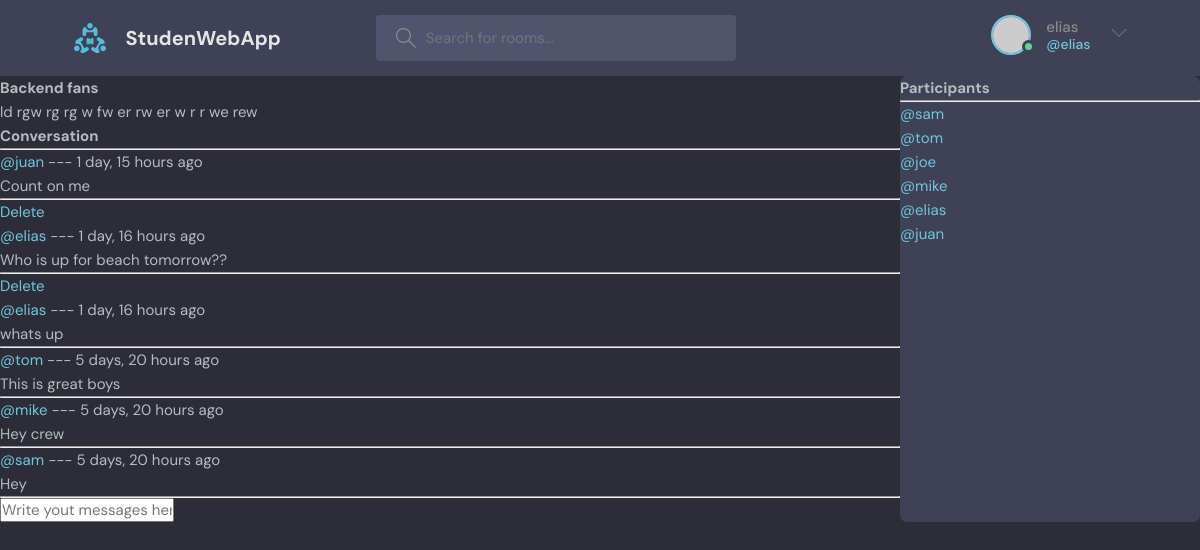
The page /room/4 (signed in) on the database its author committed.
### base/models.py (models this page shows, shortened)
class Room(models.Model):
    host = models.ForeignKey(User, on_delete=models.SET_NULL, null=True)
    topic = models.ForeignKey(Topic, on_delete=models.SET_NULL, null=True)
    name = models.CharField(max_length=200)
    description = models.TextField(null=True, blank=True)
    participants = models.ManyToManyField(User, related_name="participants", blank=True)
    updated = models.DateTimeField(auto_now=True)
    created = models.DateTimeField(auto_now_add=True)
    class Meta:
        ordering = ['-updated','-created']

class Message(models.Model):
    user = models.ForeignKey(User, on_delete=models.CASCADE)
    room = models.ForeignKey( Room, on_delete=models.CASCADE)
    body = models.TextField()
    updated = models.DateTimeField(auto_now=True)
    created = models.DateTimeField(auto_now_add=True)
    class Meta:
        ordering = ['-updated','-created']

### base/views.py (the view, shortened to what this page needs)
# urls.py: path('room/<str:pk>', views.room, name="room"),
def room(request, pk):
    room = Room.objects.get(id=pk)
    room_messages = room.message_set.all().order_by('-created')
    participants = room.participants.all()
    context = {"room":room, "room_messages": room_messages, "participants": participants}
    return render(request, 'base/room.html', context)

### base/templates/base/room.html (shortened to what this page needs)
{% extends 'layout.html' %}
    {% block mainBlock %}
        <div class="room-container">
            <div class="conversation">
                <h1>{{ room.name }}</h1>
                <p>{{ room.description }}</p>
                <div class="comment-wrapper">
                    <h3>Conversation</h3>
                    <hr>
                    <div class="messages">
                        {% for message in room_messages %}
                            <div>
                                {% if request.user == message.user %}
                                    <a href="{% url 'delete-message' message.id %}">Delete</a>
                                    <br>
                                {% endif %}
                                <small> <a href="{% url 'user-profile' message.user.id %}">@{{ message.user }}</a>  ---  {{ message.created|timesince }} ago</small>
                                <p>{{ message.body }}</p>
                                <hr>
                            </div>
                        {% endfor %}
                    </div>
                </div>
                {% if request.user.is_authenticated %}
                    <div class="comment-form">
                        <form action="" method="post">
                            <input type="text" name="body" placeholder="Write yout messages here...">
                        </form>
                    </div>
                {% endif %}
            </div>
            <div class="participants">
                <h3>Participants</h3>
                <hr>
                {% for user in participants %}
                <div>
                    <a href="{% url 'user-profile' user.id %}">@{{ user.username }}</a>
                </div>
                {% endfor %}
            </div>
        </div>
    {% endblock mainBlock %}

### templates/navbar.html (shortened to what this page needs)
{% load static %}
<header class="header header--loggedIn">
    <div class="container">
      <a href="{% url 'home' %}" class="header__logo">
        <img src="{% static 'images/logo.svg' %}" />
        <h1>StudenWebApp</h1>
      </a>
      <form class="header__search" action="{% url 'home' %}" method="get">
        <label>
          <input type="text" name="q" placeholder="Search for rooms..." />
        </label>
      </form>
      <nav class="header__menu">
    {% if request.user.is_authenticated %}
        <div class="header__user">
          <a href="{% url 'user-profile' request.user.id %}">
            <div class="avatar avatar--medium active">
              <img src="https://randomuser.me/api/portraits/men/37.jpg" />
            </div>
            <p>{{ request.user.username }} <span>@{{ request.user.username }}</span></p>
          </a>
          <button class="dropdown-button">
            <svg version="1.1" xmlns="http://www.w3.org/2000/svg" width="32" height="32" viewBox="0 0 32 32">
              <title>chevron-down</title>
              <path d="M16 21l-13-13h-3l16 16 16-16h-3l-13 13z"></path>
            </svg>
          </button>
        </div>
     {% else %}
        <a href="{% url 'login' %}">
          <img src="{% static 'images/avatar.svg' %}" />
          <p>Login</p>
        </a>
    {% endif %}
      </nav>
    </div>
  </header>

### static/styles/style.css (style rules this page uses)
:root { --color-main: #71c6dd; --color-main-light: #e1f6fb; --color-dark: #3f4156; --color-dark-medium: #51546e; --color-dark-light: #696d97; --color-light: #e5e5e5; --color-gray: #8b8b8b; --color-light-gray: #b2bdbd; --color-bg: #2d2d39; --color-success: #5dd693; --color-error: #fc4b0b; }
* { font-family: "DM Sans", -apple-system, BlinkMacSystemFont, "Segoe UI", Roboto, Oxygen, Ubuntu, Cantarell, "Open Sans", "Helvetica Neue", sans-serif; margin: 0; padding: 0; box-sizing: border-box; text-rendering: optimizeLegibility; font-size: inherit; }
html { font-size: 56.25%; }
@media only screen and (min-width: 1200px) { html { font-size: 62.5%; } }
body { line-height: 1.6; font-weight: 400; font-size: 1.5rem; color: var(--color-light-gray); background-color: var(--color-bg); min-height: 100vh; }
img { width: 100%; }
a { display: inline-block; color: var(--color-main); text-decoration: none; }
.container { max-width: 120rem; width: 90%; margin: auto; }
.avatar { position: relative; display: inline-block; border-radius: 50%; border: 2px solid var(--color-main); }
.avatar img { display: block; border-radius: 50%; object-fit: cover; object-position: center; }
.avatar::after { content: ""; display: block; position: absolute; background-color: var(--color-gray); z-index: 111; border-radius: 50%; border: 0.3rem solid var(--color-dark); }
.avatar.active::after { background-color: var(--color-success); }
.avatar.avatar--medium img { width: 3.6rem; height: 3.6rem; border-radius: 50%; }
.avatar.avatar--medium:after { width: 0.7rem; height: 0.7rem; bottom: 0px; right: -6px; }
.header { padding: 1.5rem; background-color: var(--color-dark); }
.header > .container { display: flex; gap: 9.5rem; }
.header__logo, .header__user { display: flex; gap: 2rem; align-items: center; }
.header__logo > img { height: 3.2rem; width: 3.2rem; }
.header__logo > h1 { font-weight: 700; font-size: 2rem; color: var(--color-light); }
.header__search > label { background-color: var(--color-dark-medium); padding: 1.3rem 1rem; display: flex; align-items: center; gap: 1rem; border-radius: 4px; }
.header__search svg { fill: var(--color-gray); width: 2rem; height: 2rem; margin-left: 1rem; }
.header__search input { width: 30rem; background: transparent; border: none; outline: none; color: var(--color-light); }
.header__menu { margin-left: auto; position: relative; }
.header__menu a { display: flex; gap: 1.5rem; align-items: center; font-weight: 500; text-decoration: none; color: var(--color-gray); }
.header__menu img { height: 3.6rem; }
.header__menu p { line-height: 1.2; }
.header__menu span { color: var(--color-main); font-weight: 500; font-size: 1.4rem; display: block; }
.header__menu svg { width: 1.6rem; height: 1.6rem; fill: var(--color-dark-light); }
.dropdown-button { background: transparent; border: 0; outline: 0; cursor: pointer; }
.room, .participants { background: var(--color-dark); max-height: 87.5vh; border-radius: 0.7rem; overflow: hidden; position: relative; }

### base/templates/base/room.html (style rules this page uses)
.room-container { display: grid; grid-template-columns: 3fr 1fr; }

### rows shown on the page
Room: name "Backend fans", description "ld rgw rg rg w fw er rw er w r r we rew"
Message: user "juan", created "1 day, 15 hours", body "Count on me"
Message: shows "Delete", user "elias", created "1 day, 16 hours", body "Who is up for beach tomorrow??"
Message: shows "Delete", user "elias", created "1 day, 16 hours", body "whats up"
Message: user "tom", created "5 days, 20 hours", body "This is great boys"
Message: user "mike", created "5 days, 20 hours", body "Hey crew"
Message: user "sam", created "5 days, 20 hours", body "Hey"

### other values the page prints
{{ request.user.username }} "elias"
{{ user.username }} "sam"
{{ user.username }} "tom"
{{ user.username }} "joe"
{{ user.username }} "mike"
{{ user.username }} "elias"
{{ user.username }} "juan"
